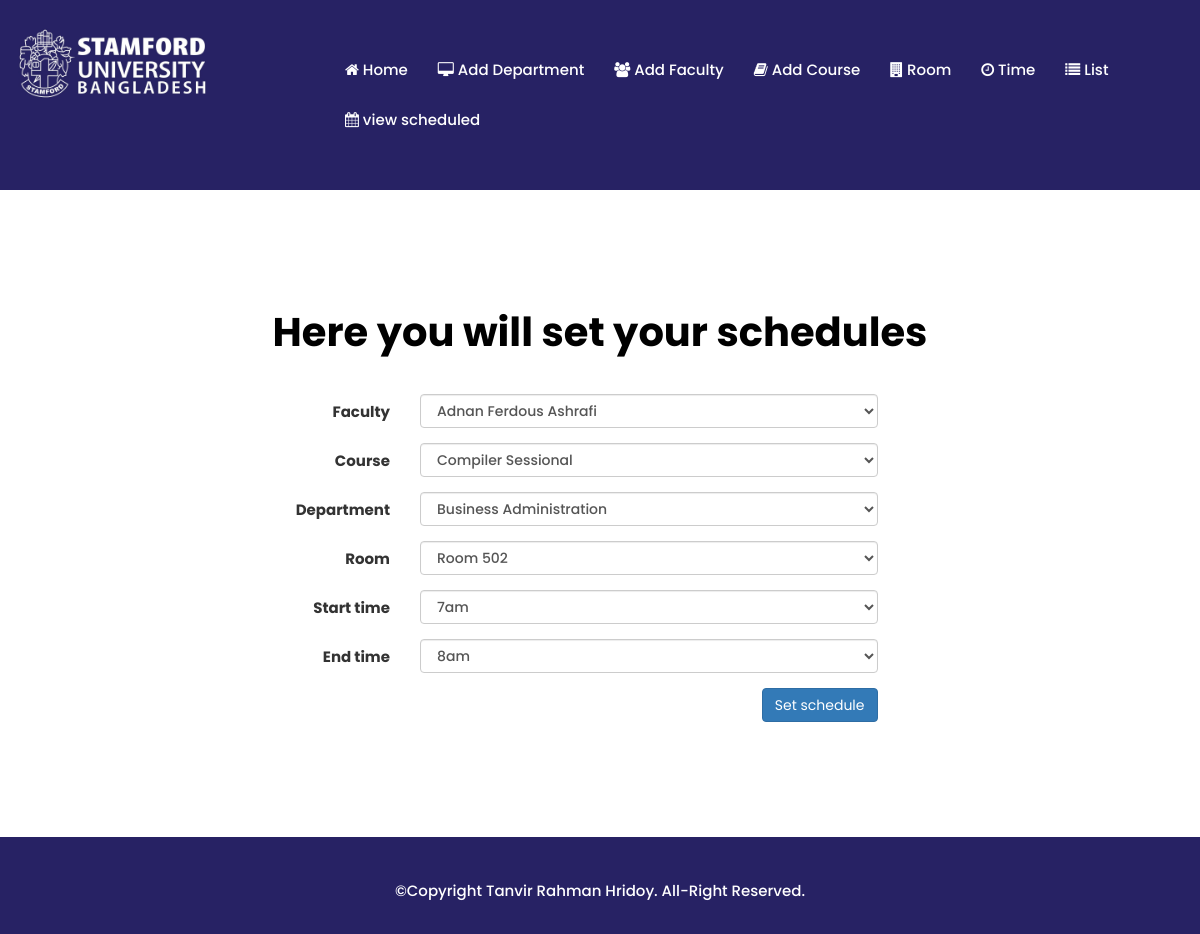
The app's page /home.php with its own data.
### tables this page shows
CREATE TABLE `faculty` (
  `faculty_id` int(11) NOT NULL,
  `faculty_name` varchar(250) NOT NULL,
  `designation` varchar(250) NOT NULL
);

CREATE TABLE `subject` (
  `subject_id` int(11) NOT NULL,
  `subject_code` varchar(250) NOT NULL,
  `subject_description` varchar(250) NOT NULL
);

CREATE TABLE `rooms` (
  `id` int(11) NOT NULL,
  `room` varchar(250) NOT NULL
);

CREATE TABLE `timer` (
  `id` int(11) NOT NULL,
  `start_time` varchar(250) NOT NULL,
  `end_time` varchar(250) NOT NULL
);

### home.php (the view, shortened to what this page needs)
<?php
$hostname = "localhost";
$username = "root";
$password = "";
$databaseName = "insertion";
$connect = mysqli_connect($hostname, $username, $password, $databaseName);
$query = "SELECT * FROM `course`";
$result1 = mysqli_query($connect, $query);
$query = "SELECT * FROM `faculty`";
$result2 = mysqli_query($connect, $query);
$options = "";
while($row2 = mysqli_fetch_array($result2))
{
    $options = $options."<option>$row2[1]</option>";
}
?>
<?php
   include_once("header.php");
   include_once("navbar.php");
?>
<section class="home-area-main">
    <div class="container">
        <div class="row">
            <div class="col-md-12">
                <h2>Here you will set your schedules</h2>
                <form class="form-horizontal" method="post" action="add.home.php">
                    <div class="form-group">
                        <label class="col-md-4 control-label" for="faculty">Faculty</label>
                        <div class="col-md-5">
                            <select id="faculty" name="faculty" class="form-control">
                                <?php echo $options;?>
                            </select>
                        </div>
                    </div>
                    <div class="form-group">
                        <label class="col-md-4 control-label" for="Course">Course</label>
                        <div class="col-md-5">
                            <select id="course" name="course" class="form-control">
                                <?php while($row1 = mysqli_fetch_array($result1)):;?>
                                <option value="<?php echo $row1[2];?>"><?php echo $row1[2];?></option>
                                <?php endwhile;?>
                            </select>
                        </div>
                    </div>
                    <?php
$hostname = "localhost";
$username = "root";
$password = "";
$databaseName = "insertion";
$connect = mysqli_connect($hostname, $username, $password, $databaseName);
$query = "SELECT * FROM `subject`";
$result2 = mysqli_query($connect, $query);
$options = "";
while($row2 = mysqli_fetch_array($result2))
{
    $options = $options."<option>$row2[2]</option>";
}
?>
                    <div class="form-group">
                        <label class="col-md-4 control-label" for="subject">Department</label>
                        <div class="col-md-5">
                            <select id="subject" name="subject" class="form-control">
                                <?php echo $options;?>
                            </select>
                        </div>
                    </div>
                    <?php
$hostname = "localhost";
$username = "root";
$password = "";
$databaseName = "insertion";
$connect = mysqli_connect($hostname, $username, $password, $databaseName);
$query = "SELECT * FROM `rooms`";
$result2 = mysqli_query($connect, $query);
$options = "";
while($row2 = mysqli_fetch_array($result2))
{
    $options = $options."<option>$row2[1]</option>";
}
?>
                    <div class="form-group">
                        <label class="col-md-4 control-label" for="room">Room</label>
                        <div class="col-md-5">
                            <select id="room" name="room" class="form-control">
                                <?php echo $options;?>
                            </select>
                        </div>
                    </div>
                    <?php
$hostname = "localhost";
$username = "root";
$password = "";
$databaseName = "insertion";
$connect = mysqli_connect($hostname, $username, $password, $databaseName);
$query = "SELECT * FROM `timer`";
$result2 = mysqli_query($connect, $query);
$options = "";
while($row2 = mysqli_fetch_array($result2))
{
    $options = $options."<option>$row2[1]</option>";
}
?>
                    <div class="form-group">
                        <label class="col-md-4 control-label" for="start_time">Start time</label>
                        <div class="col-md-5">
                            <select id="start_time" name="start_time" class="form-control">
                                <?php echo $options;?>
                            </select>
                        </div>
                    </div>
                    <?php
$hostname = "localhost";
$username = "root";
$password = "";
$databaseName = "insertion";
$connect = mysqli_connect($hostname, $username, $password, $databaseName);
$query = "SELECT * FROM `timer`";
$result2 = mysqli_query($connect, $query);
$options = "";
while($row2 = mysqli_fetch_array($result2))
{
    $options = $options."<option>$row2[2]</option>";
}
?>
                    <div class="form-group">
                        <label class="col-md-4 control-label" for="end_time">End time</label>
                        <div class="col-md-5">
                            <select id="end_time" name="end_time" class="form-control">
                                <?php echo $options;?>
                            </select>
                        </div>
                    </div>
                    <div class="form-group" align="right">
                        <label class="col-md-4 control-label" for="submit"></label>
                        <div class="col-md-5">
                            <button id="submit" name="insert" class="btn btn-primary"> Set schedule</button>
                        </div>
                    </div>
                </form>
            </div>
        </div>
    </div>
</section>
<?php
   include_once("footer.php");
?>

### css/style.css (style rules this page uses)
body { font-size: 15px; font-weight: 500; height: 100%; font-family: 'Poppins', sans-serif; }
html, body { height: 100%; }
.home-area-main h2 { color: #000; font-weight: 700; font-size: 40px; margin-bottom: 40px; text-align: center; }
.view-list-area, .home-area-main, .all-list-view { padding: 100px 0px; }

### records on screen
faculty: faculty "Adnan Ferdous Ashrafi"
subject: subject "Business Administration"
rooms: room "Room 502"
timer: start_time "7am", end_time "8am"

### other values on screen
form field course "Compiler Sessional"
